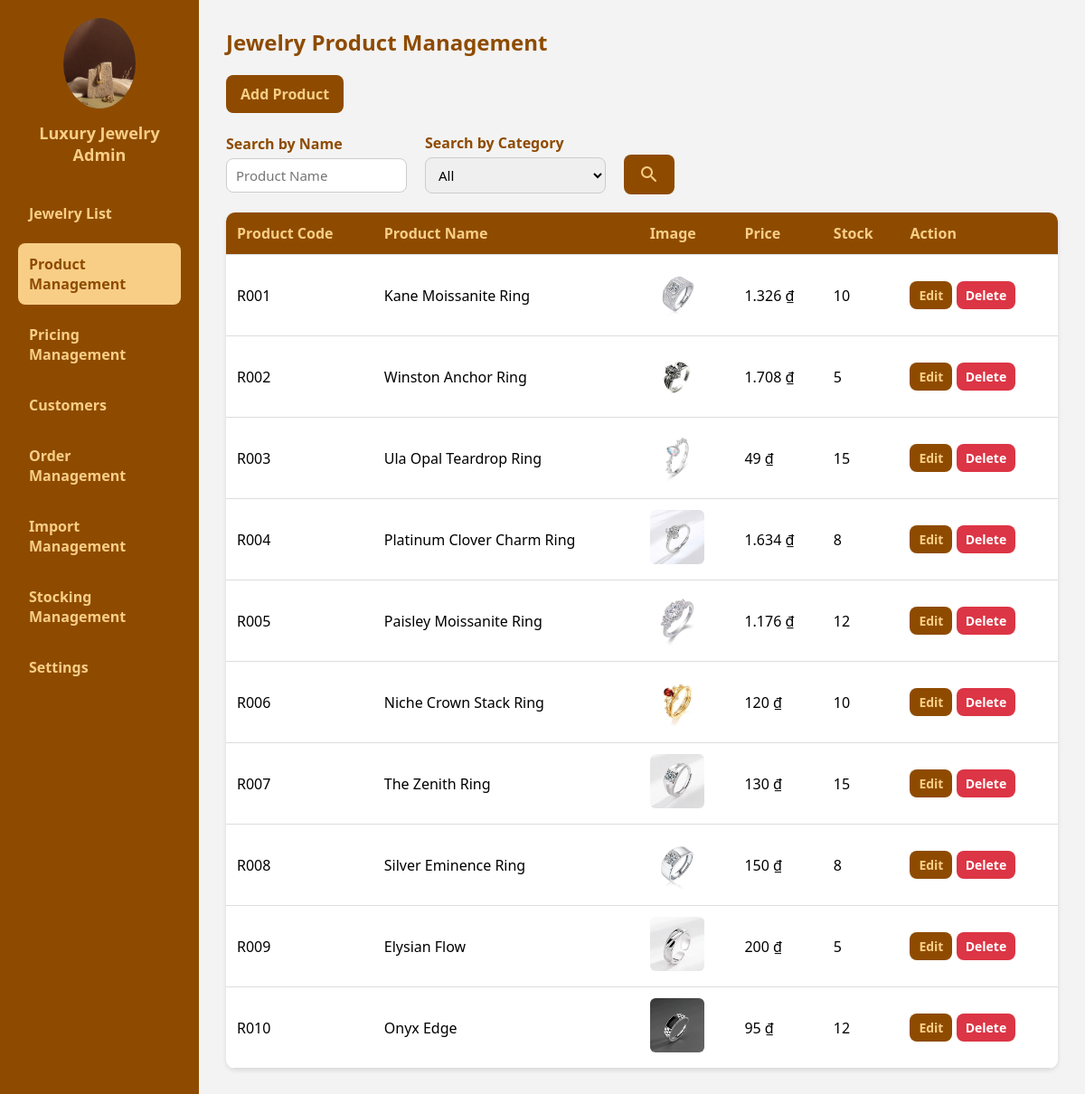
Screenshot of /admin/product_management.php with the database file from the repository.
### tables this page shows
CREATE TABLE `products` (
  `id` varchar(50) NOT NULL,
  `name` varchar(255) DEFAULT NULL,
  `price` decimal(15,2) DEFAULT 0.00,
  `image` varchar(255) DEFAULT NULL,
  `cost_price` decimal(15,2) DEFAULT 0.00,
  `profit_percent` int(11) DEFAULT 0,
  `stock` int(11) DEFAULT 0,
  `category` varchar(100) DEFAULT NULL,
  `gender` varchar(20) DEFAULT NULL
);

### admin/product_management.php (the view, shortened to what this page needs)
<?php
require_once '../config/config.php';
$limit = 10;
$page  = isset($_GET['page']) && is_numeric($_GET['page']) ? (int)$_GET['page'] : 1;
$start = ($page - 1) * $limit;
$search_name     = isset($_GET['product_name'])     ? trim($_GET['product_name'])     : '';
$where_clause = "WHERE 1=1";
$sql    = "SELECT id AS code, name, image, price, stock FROM products $where_clause ORDER BY id ASC LIMIT $start, $limit";
$result = $conn->query($sql);
$products = [];
if ($result && $result->num_rows > 0) {
    while ($row = $result->fetch_assoc()) {
        $products[] = $row;
    }
}
?>
<!DOCTYPE html>
<html lang="en">
<head>
  <link rel="stylesheet" href="admin_function.css">
  <link rel="stylesheet" href="https://cdnjs.cloudflare.com/ajax/libs/font-awesome/6.4.0/css/all.min.css">
</head>
<body>
  <div class="sidebar">
    <div class="logo">
      <img src="../images/Admin_login.jpg" alt="Admin Logo">
      <h2>Luxury Jewelry Admin</h2>
    </div>
    <div class="menu">
      <a href="Administration_menu.php#products">Jewelry List</a>
      <a href="product_management.php" class="active">Product Management</a>
      <a href="Price Manage/pricing.php">Pricing Management</a>
      <a href="Administration_menu.php#users">Customers</a>
      <a href="Order Manage/order_management.php">Order Management</a>
      <a href="Import product manage/import_management.php">Import Management</a>
      <a href="Stock Manage/stocking_management.php">Stocking Management</a>
      <a href="Administration_menu.php#settings">Settings</a>
    </div>
  </div>
  <div class="content">
    <section id="product-manage" class="section">
      <header><h1>Jewelry Product Management</h1></header>
      <div class="user-actions">
        <a href="add_product.php" class="btn">Add Product</a>
      </div>
      <form class="search-section" method="GET" action="product_management.php">
        <div class="search-group">
          <label class="search-label" for="product-name">Search by Name</label>
          <input type="text" id="product-name" name="product_name" class="search-input"
                 placeholder="Product Name" value="<?php echo htmlspecialchars($search_name); ?>">
        </div>
        <div class="search-group">
          <label class="search-label" for="product-category">Search by Category</label>
          <select id="product-category" name="product_category" class="search-select">
            <option value="">All</option>
          </select>
        </div>
        <button type="submit" class="btn-search">
          <i class="material-icons-round">search</i>
        </button>
      </form>
      <div class="user-list">
        <table>
          <tr>
            <th>Product Code</th><th>Product Name</th><th>Image</th>
            <th>Price</th><th>Stock</th><th>Action</th>
          </tr>
          <?php if (empty($products)): ?>
          <tr><td colspan="6" style="text-align:center;color:#888;padding:20px;">No products found.</td></tr>
          <?php else: ?>
          <?php foreach ($products as $p): ?>
          <tr>
            <td><?php echo htmlspecialchars($p['code']); ?></td>
            <td><?php echo htmlspecialchars($p['name']); ?></td>
            <td>
              <?php if (!empty($p['image'])): ?>
                <img src="../images/<?php echo htmlspecialchars($p['image']); ?>"
                     alt="<?php echo htmlspecialchars($p['name']); ?>"
                     class="product-img"
                     onerror="this.style.display='none';this.nextElementSibling.style.display='inline-flex';">
              <?php else: ?>
                <span class="no-image">No img</span>
              <?php endif; ?>
            </td>
            <td><?php echo number_format((float)$p['price'], 0, ',', '.'); ?> ₫</td>
            <td><?php echo htmlspecialchars($p['stock']); ?></td>
            <td>
              <a href="edit_product.php?code=<?php echo urlencode($p['code']); ?>" class="btn small">Edit</a>
              <form method="POST" action="product_management.php" style="display:inline;">
                 <button type="submit" class="btn small"
                         style="background:#dc3545;color:white;border:none;cursor:pointer;"
                         onclick="return confirm('Are you sure you want to delete this product?');">Delete</button>
              </form>
            </td>
          </tr>
          <?php endforeach; ?>
          <?php endif; ?>
        </table>
      </div>
    </section>
  </div>
</body>
</html>

### admin/admin_function.css (style rules this page uses)
* { margin: 0; padding: 0; box-sizing: border-box; font-family: "Segoe UI", sans-serif; }
body { display: flex; min-height: 100vh; background-color: #f3f3f3; }
.sidebar { width: 220px; background-color: #8e4b00; color: #f8ce86; display: flex; flex-direction: column; padding: 20px; }
.logo { text-align: center; margin-bottom: 30px; }
.logo img { width: 80px; border-radius: 50%; }
.logo h2 { font-size: 18px; margin-top: 10px; }
.menu a { display: block; padding: 12px; color: #f8ce86; text-decoration: none; border-radius: 8px; margin-bottom: 10px; font-weight: bold; transition: background 0.3s, color 0.3s; }
.menu a:hover, .menu a.active, .menu a:target { background-color: #f8ce86; color: #8e4b00; }
.content { flex: 1; padding: 30px; }
.section { display: none; animation: fadeIn 0.4s ease; }
.section:target, .section:first-of-type { display: block; }
header h1 { color: #8e4b00; margin-bottom: 20px; }
table { width: 100%; border-collapse: collapse; background: white; border-radius: 10px; overflow: hidden; box-shadow: 0 2px 5px rgba(0, 0, 0, 0.1); }
th, td { padding: 12px; text-align: left; border-bottom: 1px solid #ddd; }
th { background-color: #8e4b00; color: #f8ce86; }
.btn { display: inline-block; padding: 10px 16px; background-color: #8e4b00; color: #f8ce86; text-decoration: none; border-radius: 8px; font-weight: bold; text-align: center; transition: all 0.3s; border: none; }
.btn.small { padding: 6px 10px; font-size: 14px; }
.search-section { display: flex; align-items: center; gap: 20px; margin: 20px 0; flex-wrap: wrap; }
.search-group { display: flex; flex-direction: column; }
.search-label { font-weight: bold; color: #8e4b00; margin-bottom: 5px; }
.search-input, select { padding: 8px 10px; border: 1px solid #ccc; border-radius: 8px; width: 200px; font-size: 15px; transition: all 0.3s ease; }
.btn-search, .btn-reset { background-color: #8e4b00; color: #f8ce86; border: none; border-radius: 8px; padding: 10px 16px; cursor: pointer; transition: all 0.3s ease; display: flex; align-items: center; justify-content: center; margin-top: 26px; }

### admin/product_management.php (style rules this page uses)
.section { display: block !important; }
.product-img { border-radius: 6px; object-fit: cover; width: 60px; height: 60px; }

### rows the page displays
products: id "R001", name "Kane Moissanite Ring", image (picture), price "1.326", stock "10"
products: id "R002", name "Winston Anchor Ring", image (picture), price "1.708", stock "5"
products: id "R003", name "Ula Opal Teardrop Ring", image (picture), price "49", stock "15"
products: id "R004", name "Platinum Clover Charm Ring", image (picture), price "1.634", stock "8"
products: id "R005", name "Paisley Moissanite Ring", image (picture), price "1.176", stock "12"
products: id "R006", name "Niche Crown Stack Ring", image (picture), price "120", stock "10"
products: id "R007", name "The Zenith Ring", image (picture), price "130", stock "15"
products: id "R008", name "Silver Eminence Ring", image (picture), price "150", stock "8"
products: id "R009", name "Elysian Flow", image (picture), price "200", stock "5"
products: id "R010", name "Onyx Edge", image (picture), price "95", stock "12"
